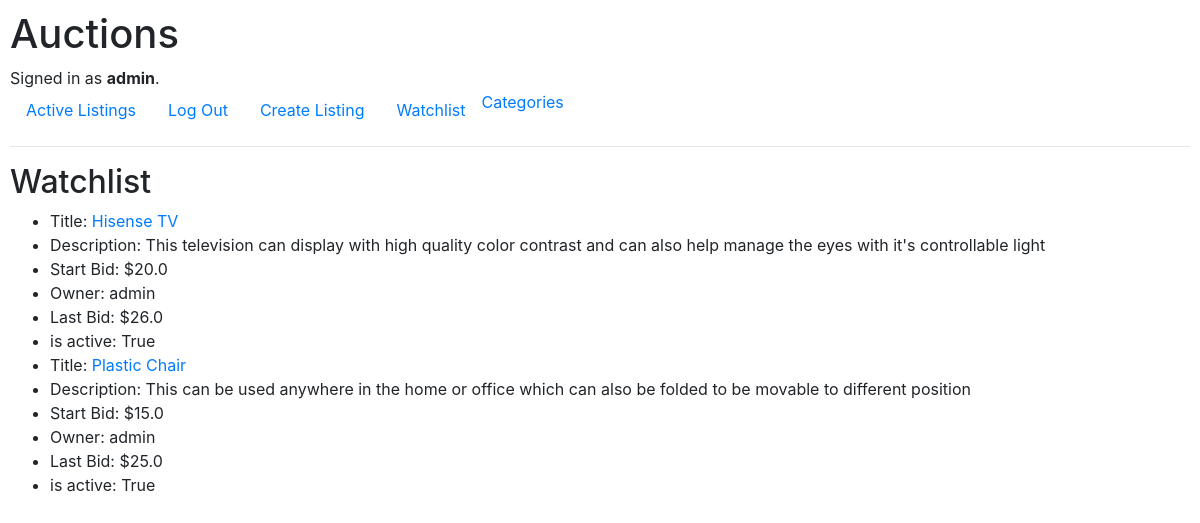
The page /watchlists/listing/ (signed in) on the database its author committed.
### auctions/models.py (models this page shows, shortened)
class User(AbstractUser):
    pass

class Listing(models.Model):
    title = models.CharField(max_length=50)
    description = models.TextField(max_length=300)
    owner = models.ForeignKey("User", on_delete=models.CASCADE, related_name="listing_owner")
    start_bid = models.FloatField()
    last_bid = models.FloatField(blank=True, null=True)
    image_url = models.URLField(max_length=200, blank=True, null=True)
    category = models.ForeignKey("Category", on_delete=models.PROTECT, blank=True, null=True, related_name="listing_category")
    is_active = models.BooleanField(default=1)
    watchlist = models.ManyToManyField("User", blank=True, null=True, related_name="watchlist_listing")

### auctions/views.py (the view)
# urls.py: path("watchlists/listing/", views.watchlists, name="watchlists"),
def watchlists(request):
    user = request.user
    watchlistItems = user.watchlist_listing.all()
    return render(request, "auctions/watchlist.html", {
        "watchlistItems": watchlistItems
    })

### auctions/templates/auctions/watchlist.html
{% extends "auctions/layout.html" %}
{% block body %}
    <h2>Watchlist</h2>
    {% if watchlistItems %}
    <ul>
        {% for listItem in watchlistItems %}
        <li>Title:<a href="{% url 'listing' listItem.id %}"> {{listItem.title}}</a></li>
        <li>Description: {{listItem.description}}</li>
        <li>Start Bid: ${{listItem.start_bid}}</li>
        <li>Owner: {{listItem.owner}}</li>
        <li>Last Bid: ${{listItem.last_bid}}</li>
        <li> is active: {{listItem.is_active}}</li>
        {% endfor %}
    </ul>
    {% else %}
    No item in the watchlist
    {% endif %}
{% endblock %}

### auctions/templates/auctions/layout.html (shortened to what this page needs)
{% load static %}
<!DOCTYPE html>
<html lang="en">
    <head>
        <link rel="stylesheet" href="https://stackpath.bootstrapcdn.com/bootstrap/4.4.1/css/bootstrap.min.css">
        <link href="{% static 'auctions/styles.css' %}" rel="stylesheet">
    </head>
    <body>
        <h1>Auctions</h1>
        <div>
            {% if user.is_authenticated %}
                Signed in as <strong>{{ user.username }}</strong>.
            {% else %}
                Not signed in.
            {% endif %}
        </div>
        <ul class="nav">
            <li class="nav-item">
                <a class="nav-link" href="{% url 'index' %}">Active Listings</a>
            </li>
            {% if user.is_authenticated %}
                <li class="nav-item">
                    <a class="nav-link" href="{% url 'logout' %}">Log Out</a>
                </li>
                <li class="nav-item">
                    <a class="nav-link" href="{% url 'createlisting' %}">Create Listing</a>
                <li class="nav-item">
                    <a class="nav-link" href="{% url 'watchlists' %}">Watchlist</a>
                </li>
                <li class="nav-item">
                    <a href="{% url 'categories' %}"> Categories</a>
                </li>
            {% endif %}
        </ul>
        <hr>
        {% block body %}
        {% endblock %}
    </body>
</html>

### auctions/static/auctions/styles.css (style rules this page uses)
body { padding: 10px; }

### rows shown on the page
User: username "admin"
Listing: title "Hisense TV", description "This television can display with high quality color contrast and can also help manage the eyes with it's controllable light", start_bid "20.0", owner "admin", last_bid "26.0", is_active "True"
Listing: title "Plastic Chair", description "This can be used anywhere in the home or office which can also be folded to be movable to different position", start_bid "15.0", owner "admin", last_bid "25.0", is_active "True"
